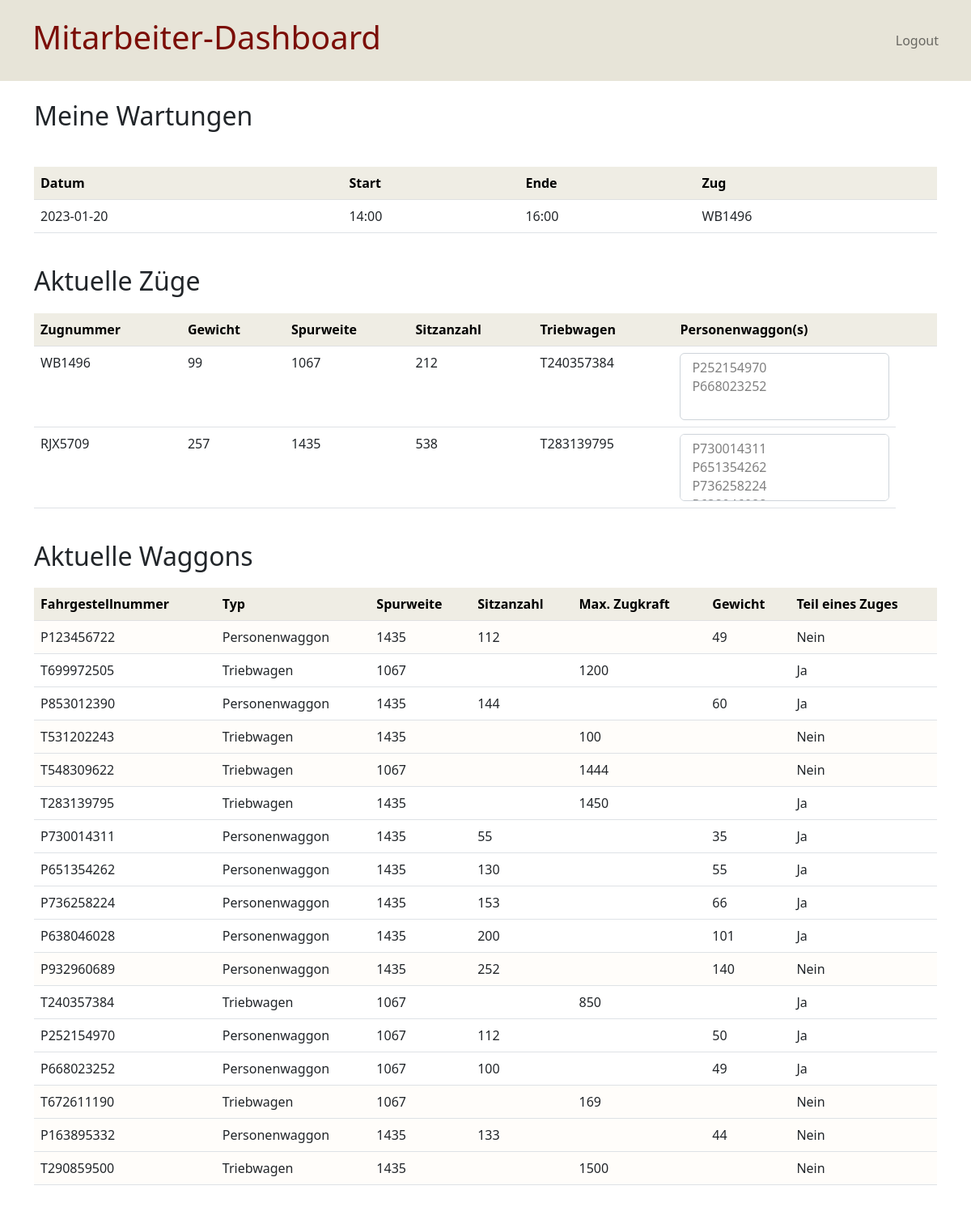
The page /home (signed in) on the database its author committed.
### website/models.py (models this page shows, shortened)
class Wartung(db.Model):
    __tablename__ = 'wartungen'
    id = db.Column(db.Integer, primary_key=True)
    datum = db.Column(db.Date, default=date.today(), nullable=False)
    start = db.Column(db.Time, default=time(), nullable=False)
    ende = db.Column(db.Time, default=time(18, 0), nullable=False)
    mitarbeiter = db.Column(db.Integer, db.ForeignKey("users.id"))
    zug = db.Column(db.Integer, db.ForeignKey("zuege.id"))

class Zug(db.Model):
    __tablename__ = 'zuege'
    id = db.Column(db.Integer, primary_key=True)
    nummer = db.Column(db.String(120), unique=True, nullable=False)
    waggons = db.relationship("Waggon", backref="train")
    wartungen = db.relationship("Wartung", backref="train_maintenance")
    def __repr__(self):
        return self.nummer

class Waggon(db.Model):
    __tablename__ = 'waggons'
    id = db.Column(db.Integer, primary_key=True)
    fg_nummer = db.Column(db.String(120), unique=True, nullable=False)
    spurweite = db.Column(db.Integer, nullable=False)
    type = db.Column(db.String(20))
    in_verwendung = db.Column(db.Boolean, nullable=False, default=False)
    zug = db.Column(db.Integer, db.ForeignKey("zuege.id"))
    __mapper_args__ = {
        "polymorphic_on": type,
        "polymorphic_identity": "waggon",
    }

### website/views.py (the view)
@views.route("/home", methods=["GET", "POST"])
@login_required
def home():
    waggons = Waggon.query.all()
    zuege = Zug.query.all()
    wartungen_home = Wartung.query.order_by(Wartung.datum).all()
    if current_user.is_admin:
        if request.method == "POST":
            if request.form.get("submit_mitarbeiter"):
                email = request.form.get("email")
                password = request.form.get("passwort")
                admin = request.form.get("is_admin")
                if not email or not password:
                    flash("Bitte vervollständige die Eingabe.", category="danger")
                else:
                    if admin:
                        new_user = User(email=email, password=generate_password_hash(password, method="sha256"),
                                        is_admin=True)
                    else:
                        new_user = User(email=email, password=generate_password_hash(password, method="sha256"))
                    db.session.add(new_user)
                    db.session.commit()
                    flash("Mitarbeiter erstellt!", category="success")
        users = User.query.all()
        return render_template("home.html", user=current_user, waggons=waggons, users=users, zuege=zuege,
                               wartungen=wartungen_home)
    else:
        return render_template("emp-dashboard.html", user=current_user, zuege=zuege, waggons=waggons,
                               wartungen=wartungen_home)

### website/__init__.py (called while the page is built)
def create_app():
    app = Flask(__name__)
    app.config["SECRET_KEY"] = "bdd96e66c3fbb1a20a12a36144769328"
    app.config['JSON_SORT_KEYS'] = False
    app.config["SQLALCHEMY_DATABASE_URI"] = f"sqlite:///{DB_NAME}"
    db.init_app(app)
    migrate = Migrate(app, db, render_as_batch=True)
    from .views import views
    from .auth import auth
    from .api import api
    app.register_blueprint(views, url_prefix='/')
    app.register_blueprint(auth, url_prefix='/')
    app.register_blueprint(api, url_prefix='/api')
    from .models import User, Triebwagen, Personenwaggon, Waggon, Zug
    create_database(app)
    login_manager = LoginManager()
    login_manager.login_view = "auth.login"
    login_manager.init_app(app)
    @login_manager.user_loader
    def load_user(id):
        return User.query.get(int(id))
    return app

### website/templates/emp-dashboard.html (shortened to what this page needs)
{% extends "base.html" %}
{% block leftnavbartext %}
<h1>Mitarbeiter-Dashboard</h1>
{% endblock %}
{% block content %}
<h2>Meine Wartungen</h2>
<br>
<table class="table">
    <thead class="table-light">
    <tr>
        <th scope="col">Datum</th>
        <th scope="col">Start</th>
        <th scope="col">Ende</th>
        <th scope="col">Zug</th>
    </tr>
    </thead>
    <tbody>
    {% for wartung in wartungen %}
    {% if wartung.mitarbeiter == current_user.id %}
    <tr>
        <td>{{ wartung.datum }}</td>
        <td>{{ wartung.start.strftime("%H:%M") }}</td>
        <td>{{ wartung.ende.strftime("%H:%M") }}</td>
        <td>{{ wartung.train_maintenance }}</td>
    </tr>
    {% endif %}
    {% endfor %}
    </tbody>
</table>
<br>
<h2>Aktuelle Züge</h2>
<table class="table">
    <thead class="table-light">
    <tr>
        <th scope="col">Zugnummer</th>
        <th scope="col">Gewicht</th>
        <th scope="col">Spurweite</th>
        <th scope="col">Sitzanzahl</th>
        <th scope="col">Triebwagen</th>
        <th scope="col">Personenwaggon(s)</th>
        <th scope="col"></th>
        <th scope="col"></th>
    </tr>
    </thead>
    <tbody>
    {% for zug in zuege %}
    <tr>
        <td>{{ zug.nummer }}</td>
        {% set zug_gewicht = namespace(value=0) %}
        {% set zug_sitzanzahl = namespace(value=0) %}
        {% set zug_spurweite = namespace(value=0) %}
        {% set zug_triebwagen = namespace(value=0) %}
        {% for waggon in zug.waggons %}
        {% if waggon.__class__.__name__ == "Personenwaggon": %}
        {% set zug_gewicht.value = zug_gewicht.value + waggon.gewicht %}
        {% set zug_sitzanzahl.value = zug_sitzanzahl.value + waggon.sitzanzahl %}
        {% else %}
        {% set zug_triebwagen.value = waggon.fg_nummer %}
        {% set zug_spurweite.value = waggon.spurweite %}
        {% endif %}
        {% endfor %}
        <td>{{ zug_gewicht.value }}</td>
        <td>{{ zug_spurweite.value }}</td>
        <td>{{ zug_sitzanzahl.value }}</td>
        <td>{{ zug_triebwagen.value }}</td>
        <td>
            <select class="form-select" aria-label="Disabled select example" name="p_waggons" id="p_waggons" size="3"
                    multiple>
                {% for waggon in zug.waggons %}
                {% if waggon.__class__.__name__ == "Personenwaggon": %}
                <option disabled>{{ waggon.fg_nummer }}</option>
                {% endif %}
                {% endfor %}
            </select>
        </td>
    </tr>
    {% endfor %}
    </tbody>
</table>
<br>
<h2>Aktuelle Waggons</h2>
<table class="table" id="emp-table">
    <thead class="table-light">
    <tr>
        <th scope="col">Fahrgestellnummer</th>
        <th scope="col">Typ</th>
        <th scope="col">Spurweite</th>
        <th scope="col">Sitzanzahl</th>
        <th scope="col">Max. Zugkraft</th>
        <th scope="col">Gewicht</th>
        <th scope="col">Teil eines Zuges</th>
    </tr>
    </thead>
    <tbody>
    {% for waggon in waggons %}
    <tr>
        <td>{{ waggon.fg_nummer }}</td>
        <td>{{ waggon.__class__.__name__ }}</td>
        <td>{{ waggon.spurweite }}</td>
        <td>{{ waggon.sitzanzahl }}</td>
        <td>{{ waggon.max_zugkraft }}</td>
        <td>{{ waggon.gewicht }}</td>
        {% if waggon.in_verwendung == True %}
        <td>Ja</td>
        {% else %}
        <td>Nein</td>
        {% endif %}
    </tr>
    {% endfor %}
    </tbody>
</table>
{% endblock %}

### website/templates/base.html (shortened to what this page needs)
<!DOCTYPE html>
<html lang="en">
<head>
    <link href="https://cdn.jsdelivr.net/npm/bootstrap@5.2.2/dist/css/bootstrap.min.css"
          rel="stylesheet"
>
    <link rel="stylesheet" href="static/css/styles.css">
</head>
<body>
<nav class="navbar navbar-light navbar-expand-lg" style="background-color: #EFEDE4;">
    {% block leftnavbartext %} {% endblock %}
    <div class="collapse navbar-collapse" id="navbarTogglerDemo02">
        <ul class="navbar-nav ms-auto px-4">
            {% if user.is_authenticated and user.is_admin %}
            <li class="nav-item px-2">
                <a class="nav-link" href="{{ url_for('views.home') }}">Dashboard</a>
            </li>
            <li class="nav-item px-2">
                <a class="nav-link" href="{{ url_for('views.flotten') }}">Flottenverwaltung</a>
            </li>
            <li class="nav-item px-2">
                <a class="nav-link" href="{{ url_for('views.wartungen') }}">Wartungensverwaltung</a>
            </li>
            <li class="nav-item px-2">
                <a class="nav-link" href="{{ url_for('auth.logout') }}">Logout</a>
            </li>
            {% elif user.is_authenticated %}
            <li class="nav-item px-2">
                <a class="nav-link" href="{{ url_for('auth.logout') }}">Logout</a>
            </li>
            {% endif %}
        </ul>
    </div>
</nav>
<br>
<div class="container">{% block content %} {% endblock %}</div>
</body>
<br>
<br>
</html>

### website/static/css/styles.css (style rules this page uses)
h1 { color:#7B0E07; margin-left: 40px; }
h2 { margin-bottom: 20px; }
.navbar { min-height: 100px; background-color:rgb(231, 228, 216) !important; }
th { background-color: rgb(239, 237, 228) !important; }

### rows shown on the page
Wartung: datum "2023-01-20", start "14:00", ende "16:00", train_maintenance "WB1496"
Zug: nummer "WB1496", value "99", value "212"
Waggon: value "1067", value "T240357384", fg_nummer "T240357384", __class__.__name__ "Triebwagen", spurweite "1067", max_zugkraft "850", in_verwendung "Ja"
Zug: nummer "RJX5709", value "257", value "538"
Waggon: value "1435", value "T283139795", fg_nummer "T283139795", __class__.__name__ "Triebwagen", spurweite "1435", max_zugkraft "1450", in_verwendung "Ja"
Waggon: fg_nummer "P123456722", __class__.__name__ "Personenwaggon", spurweite "1435", sitzanzahl "112", gewicht "49", in_verwendung "Nein"
Waggon: fg_nummer "T699972505", __class__.__name__ "Triebwagen", spurweite "1067", max_zugkraft "1200", in_verwendung "Ja"
Waggon: fg_nummer "P853012390", __class__.__name__ "Personenwaggon", spurweite "1435", sitzanzahl "144", gewicht "60", in_verwendung "Ja"
Waggon: fg_nummer "T531202243", __class__.__name__ "Triebwagen", spurweite "1435", max_zugkraft "100", in_verwendung "Nein"
Waggon: fg_nummer "T548309622", __class__.__name__ "Triebwagen", spurweite "1067", max_zugkraft "1444", in_verwendung "Nein"
Waggon: fg_nummer "P730014311", __class__.__name__ "Personenwaggon", spurweite "1435", sitzanzahl "55", gewicht "35", in_verwendung "Ja"
Waggon: fg_nummer "P651354262", __class__.__name__ "Personenwaggon", spurweite "1435", sitzanzahl "130", gewicht "55", in_verwendung "Ja"
Waggon: fg_nummer "P736258224", __class__.__name__ "Personenwaggon", spurweite "1435", sitzanzahl "153", gewicht "66", in_verwendung "Ja"
Waggon: fg_nummer "P638046028", __class__.__name__ "Personenwaggon", spurweite "1435", sitzanzahl "200", gewicht "101", in_verwendung "Ja"
Waggon: fg_nummer "P932960689", __class__.__name__ "Personenwaggon", spurweite "1435", sitzanzahl "252", gewicht "140", in_verwendung "Nein"
Waggon: fg_nummer "P252154970", __class__.__name__ "Personenwaggon", spurweite "1067", sitzanzahl "112", gewicht "50", in_verwendung "Ja"
Waggon: fg_nummer "P668023252", __class__.__name__ "Personenwaggon", spurweite "1067", sitzanzahl "100", gewicht "49", in_verwendung "Ja"
Waggon: fg_nummer "T672611190", __class__.__name__ "Triebwagen", spurweite "1067", max_zugkraft "169", in_verwendung "Nein"
Waggon: fg_nummer "P163895332", __class__.__name__ "Personenwaggon", spurweite "1435", sitzanzahl "133", gewicht "44", in_verwendung "Nein"
Waggon: fg_nummer "T290859500", __class__.__name__ "Triebwagen", spurweite "1435", max_zugkraft "1500", in_verwendung "Nein"
